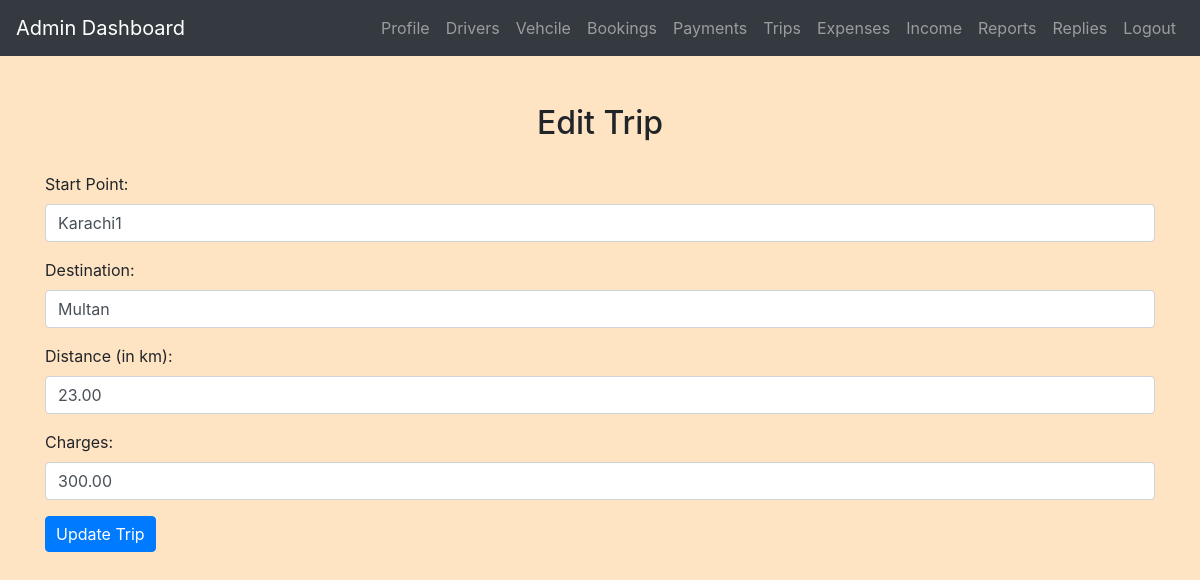
Page /admin/edit_trip.php?id=1 (signed in) on the committed database.
### tables this page shows
CREATE TABLE `trips` (
  `trip_id` int(11) NOT NULL,
  `vehicle_id` int(11) DEFAULT NULL,
  `driver_id` int(11) DEFAULT NULL,
  `start_point` varchar(255) DEFAULT NULL,
  `destination` varchar(255) DEFAULT NULL,
  `distance` decimal(10,2) DEFAULT NULL,
  `charges` decimal(10,2) DEFAULT NULL
);

### admin/edit_trip.php (the view, shortened to what this page needs)
<?php
include('config.php');
if (isset($_GET['id']) && !empty($_GET['id'])) {
    $trip_id = $_GET['id'];
    $sql_trip = "SELECT * FROM Trips WHERE trip_id = $trip_id";
    $result_trip = $conn->query($sql_trip);
    if ($result_trip->num_rows == 1) {
        $row = $result_trip->fetch_assoc();
    } else {
        $error_message = "Trip not found.";
    }
}
?>
<!DOCTYPE html>
<html>
<head>
    <link rel="stylesheet" href="https://maxcdn.bootstrapcdn.com/bootstrap/4.5.2/css/bootstrap.min.css">
    <link rel="stylesheet" href="../css/style.css">
</head>
<body>
<?php include('admin_navbar.php'); ?>
<div class="container mt-5">
    <h2>Edit Trip</h2>
    <form method="post" action="<?php echo htmlspecialchars($_SERVER['PHP_SELF']); ?>">
        <div class="form-group">
            <label for="start_point">Start Point:</label>
            <input type="text" class="form-control" id="start_point" name="start_point" value="<?php echo $row['start_point']; ?>" required>
        </div>
        <div class="form-group">
            <label for="destination">Destination:</label>
            <input type="text" class="form-control" id="destination" name="destination" value="<?php echo $row['destination']; ?>" required>
        </div>
        <div class="form-group">
            <label for="distance">Distance (in km):</label>
            <input type="number" step="0.01" class="form-control" id="distance" name="distance" value="<?php echo $row['distance']; ?>" required>
        </div>
        <div class="form-group">
            <label for="charges">Charges:</label>
            <input type="number" step="0.01" class="form-control" id="charges" name="charges" value="<?php echo $row['charges']; ?>" required>
        </div>
        <button type="submit" class="btn btn-primary">Update Trip</button>
    </form>
</div>
</body>
</html>

### css/style.css (style rules this page uses)
body { background-color: bisque; }
h1, h2, h3, h4 { text-align: center; margin-top: 30px; margin-bottom: 30px; }
.btn-primary { padding: 5px 10px; }

### rows in the picture
trips: start_point "Karachi1", destination "Multan", distance "23.00", charges "300.00"
